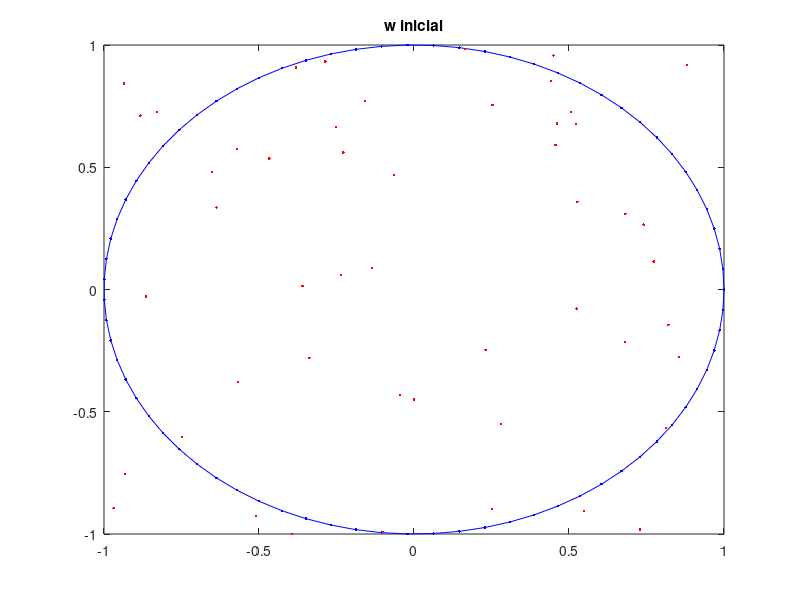

Here is the MATLAB script that generated this plot: (Note: a time limit stopped this script after it produced the figure.)
% en el del viajante poner mas neuronas qe ciudades, pero que no supere
% 2 veces la cantidad de ciudades


% Hay que unir con lineas los pesos de las neuronas adyacentes
clear all;
clc;
M = 50; % cantidad de puntos
N = M*1.5; % numero de neuronas
aprendizaje = 0.01;
sigma = 0.5;
k = sigma/10;
limite = 5e-3;

iteraciones = 50;

puntos = rand(M,2)*2 -1;

w = zeros(N,2);
for i = 1:N
    alfa = 2*pi*i/N;
    w(i,:) = [cos(alfa) sin(alfa)];
end

figure;
plot([w(:,1)' w(1,1)], [w(:,2)' w(1,2)], '.-b');
hold on;
plot(puntos(:,1), puntos(:,2), '.r');
title('w inicial');
saveas( gcf, fullfile('ej3','0'), 'jpg' );

iteracion = 1;
while sigma > limite
   
    for n = 1:iteraciones
    
        for i = 1:size(w,1)

            incremento = 0;

            for mu = 1:size(puntos,1);

                divisor = 0;
                for j = 1:size(w,1)
                    aux = exp(-( norm(puntos(mu,:) - w(j,:)) )^2/(2*sigma^2));
                    divisor = divisor + aux;
                end

                vecindad = exp(-(( norm(puntos(mu,:) - w(i,:)) )^2)/(2*sigma^2)) / divisor;
                incremento = incremento + vecindad * (puntos(mu,:) - w(i,:));

            end

            if i == 1
                fuerza_elastica =  k * (w(i+1,:) - 2*w(i,:) + w(end,:));
            elseif i == size(w,1)
                fuerza_elastica =  k * (w(1,:) - 2*w(i,:) + w(i-1,:));
            else
                fuerza_elastica =  k * (w(i+1,:) - 2*w(i,:) + w(i-1,:));
            end

            incremento = aprendizaje * (incremento + fuerza_elastica);

            w(i,:) = w(i,:) + incremento;

        end

    end
    
    figure;
    plot([w(:,1)' w(1,1)], [w(:,2)' w(1,2)], '.-b');
    hold on;
    plot(puntos(:,1), puntos(:,2), '.r');
    title(['sigma = ' num2str(sigma) ' k = ' num2str(k)]);
    saveas( gcf, fullfile('ej3',num2str(iteracion)), 'jpg' );
    iteracion = iteracion + 1;
    sigma = sigma*0.9;
    k = sigma/10;
end


if ~exist('data','dir')
    mkdir('data');
end

contador = 1;
continuar = true;

while continuar
    archivo = fullfile('data',['ej3_v' num2str(contador) '.mat']);
    if ~exist(archivo, 'file')
        continuar = false;        
    end
    contador = contador + 1;
end
save(archivo);
